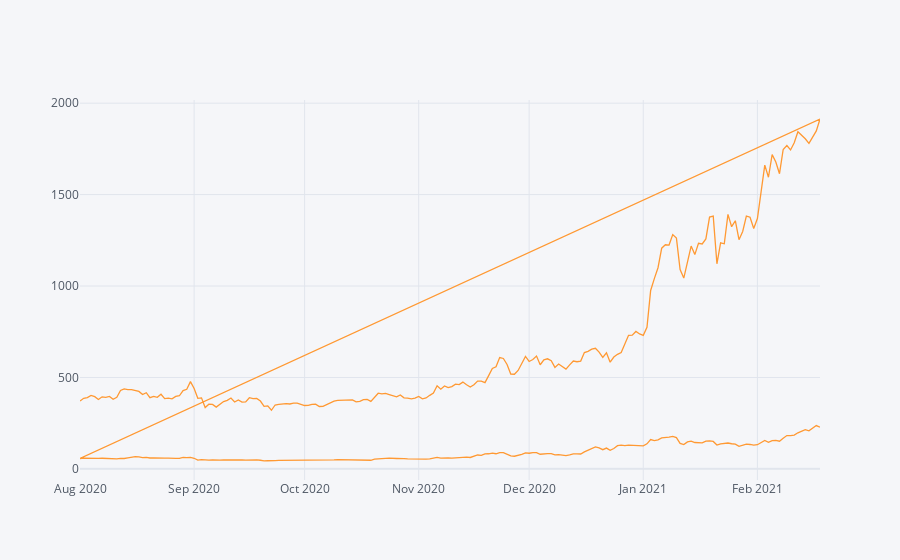

Write notebook code for a chart like this one.
### Code cell
B = BTC.xs(key='Close',axis=1).loc['2020-08-01':'2021-02-18']
L = LTC.xs(key='Close',axis=1).loc['2020-08-01':'2021-02-18']

BL = pd.concat([E, L])

BL.iplot()

### Figure 1 — Plotly figure (JSON) as saved in the notebook; plotly's stock layout.template omitted (floating-point values rounded to 4 significant figures; data arrays with more than 128 entries replaced by an {"elided": "..."} marker saying what was removed)
{"data": [{"line": {"color": "rgba(255, 153, 51, 1.0)", "dash": "solid", "shape": "linear", "width": 1.3}, "mode": "lines", "name": "Close", "text": "", "type": "scatter", "x": {"elided": "392 str values"}, "y": {"elided": "392 float values"}}], "layout": {"legend": {"bgcolor": "#F5F6F9", "font": {"color": "#4D5663"}}, "paper_bgcolor": "#F5F6F9", "plot_bgcolor": "#F5F6F9", "title": {"font": {"color": "#4D5663"}}, "xaxis": {"gridcolor": "#E1E5ED", "showgrid": true, "tickfont": {"color": "#4D5663"}, "title": {"font": {"color": "#4D5663"}, "text": ""}, "zerolinecolor": "#E1E5ED"}, "yaxis": {"gridcolor": "#E1E5ED", "showgrid": true, "tickfont": {"color": "#4D5663"}, "title": {"font": {"color": "#4D5663"}, "text": ""}, "zerolinecolor": "#E1E5ED"}}}
